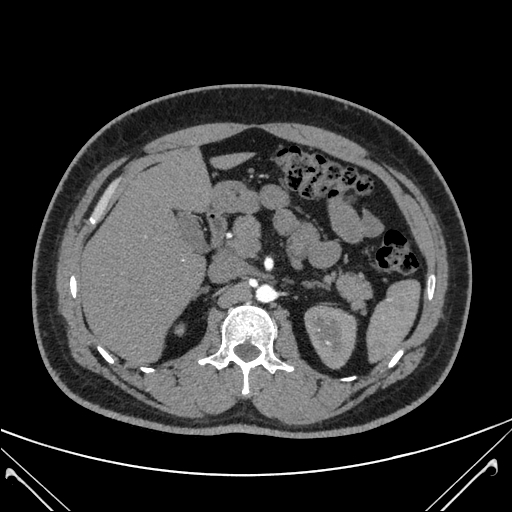
#> input picture image/CTscan.jpg, 512 x 512 px, found by its file name
$ jupyter execute '실습과제_04 (1).ipynb'   (older library calls are emulated)
#> lines starting #> are read from the running program, lines starting #| are printed output that depends on the picture; after the words box and inside, x2 and y2 are one past the last pixel; in counts of white or black regions, pixels touching at a corner belong together
## https://colab.research.google.com/drive/1iYuRIbOiQte8kGbKm2oqnK2mgCTW08FM?usp=drive_link

[cell 1]
import cv2
from google.colab.patches import cv2_imshow

import numpy as np
import matplotlib.pyplot as plt

def nonmax_suppression(sobel, direct):      #비 최대치 억제 함수
    rows, cols = sobel.shape[:2]
    dst = np.zeros((rows, cols), np.float32)
    for i in range(1, rows - 1):
        for j in range(1, cols - 1):      # 행렬 처리를 통해 이웃 화소 가져오기
            values = sobel[i-1:i+2, j-1:j+2].flatten()
            first = [3, 0, 1, 2]
            id = first[direct[i, j]]
            v1, v2 = values[id], values[8-id]
            dst[i, j] = sobel[i, j] if (v1 < sobel[i , j] > v2) else 0

    return dst

def trace(max_sobel, i, j, low, pos_ck, canny):
    h, w = max_sobel.shape
    if (0 <= i < h and 0 <= j < w) == False: return  # 추적 화소 범위 확인
    if pos_ck[i, j] == 0 and max_sobel[i, j] > low:
        pos_ck[i, j] = 255
        canny[i, j] = 255

        trace(max_sobel, i - 1, j - 1, low, pos_ck, canny)        # 추적 함수 재귀 호출 - 8방향 추적
        trace(max_sobel, i    , j - 1, low, pos_ck, canny)
        trace(max_sobel, i + 1, j - 1, low, pos_ck, canny)
        trace(max_sobel, i - 1, j    , low, pos_ck, canny)
        trace(max_sobel, i + 1, j    , low, pos_ck, canny)
        trace(max_sobel, i - 1, j + 1, low, pos_ck, canny)
        trace(max_sobel, i    , j + 1, low, pos_ck, canny)
        trace(max_sobel, i + 1, j + 1, low, pos_ck, canny)

def hysteresis_th(max_sobel, low, high):                # 이력 임계값 수행
    pos_ck = np.zeros(image.shape[:2], np.uint8)
    canny = np.zeros(image.shape[:2], np.uint8)

    rows, cols = max_sobel.shape[:2]
    for i in range(1, rows - 1):  # 에지 영상 순회
        for j in range(1, cols - 1):
            if max_sobel[i, j] > high:  trace(max_sobel, i, j, low, pos_ck, canny)  # 추적 시작

    return canny

[cell 2]
image = cv2.imread('/content/drive/MyDrive/패턴인식/PR201910769/images/car02.jpg', cv2.IMREAD_GRAYSCALE)

[cell 3]
image = cv2.imread('/content/drive/MyDrive/패턴인식/PR201910769/images/CTscan.jpg', cv2.IMREAD_GRAYSCALE)
#> image is the input picture: shape (512, 512); min 0, max 255, mean 49.8

# 블러링 통한 노이즈 제거
gaus_img = cv2.GaussianBlur(image, (5, 5), 0.3)

# 화소 기울기의 강도와 방향 검출
Gx = cv2.Sobel(np.float32(gaus_img), cv2.CV_32F, 1, 0, 3)  # x방향 마스크
Gy = cv2.Sobel(np.float32(gaus_img), cv2.CV_32F, 0, 1, 3)  # y방향 마스크
## 강도
sobel = np.fabs(Gx) + np.fabs(Gy)  # 두 행렬 절댓값 덧셈
## 방향
directs = cv2.phase(Gx, Gy) / (np.pi / 4)
directs = directs.astype(int) % 4

# 비최대치 억제
max_sobel = nonmax_suppression(sobel, directs)   # 비최대치 억제

# 이력 임계처리
canny = hysteresis_th(max_sobel, 100, 150)          # 이력 임계값
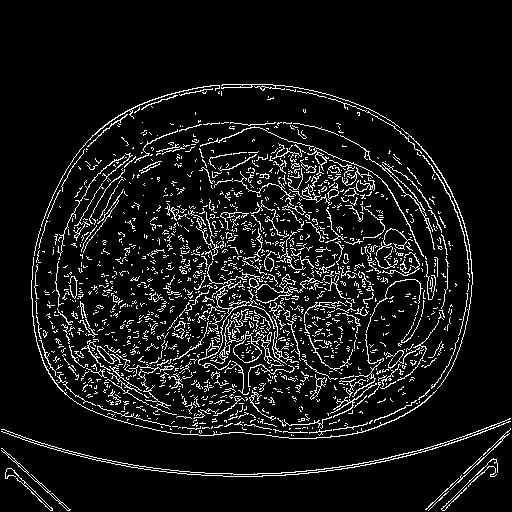
#> canny: shape (512, 512); 8.4% white in thin lines or dots, all inside (x1, y1, x2, y2) = (1, 84, 511, 511)

cv2_imshow(image)
cv2_imshow(canny)

[cell 4]
image = cv2.imread('/content/drive/MyDrive/패턴인식/PR201910769/images/fingerprint01.bmp', cv2.IMREAD_GRAYSCALE)
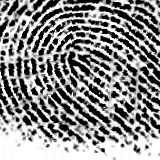
#> input picture image/fingerprint01.bmp, 160 x 160 px, found by its file name
#> image is the input picture: shape (160, 160); min 0, max 255, mean 138.3

# 블러링 통한 노이즈 제거
gaus_img = cv2.GaussianBlur(image, (5, 5), 0.3)
#> gaus_img: shape (160, 160)

# 화소 기울기의 강도와 방향 검출
Gx = cv2.Sobel(np.float32(gaus_img), cv2.CV_32F, 1, 0, 3)  # x방향 마스크
#> Gx: shape (160, 160) float32
Gy = cv2.Sobel(np.float32(gaus_img), cv2.CV_32F, 0, 1, 3)  # y방향 마스크
#> Gy: shape (160, 160) float32
## 강도
sobel = np.fabs(Gx) + np.fabs(Gy)  # 두 행렬 절댓값 덧셈
#> sobel: shape (160, 160) float32
## 방향
directs = cv2.phase(Gx, Gy) / (np.pi / 4)
#> directs: shape (160, 160) float32
directs = directs.astype(int) % 4

# 비최대치 억제
max_sobel = nonmax_suppression(sobel, directs)   # 비최대치 억제
#> after the loop in nonmax_suppression (call 2), `for i in range(1, rows - 1):`:
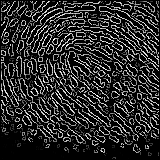
#> dst: shape (160, 160) float32; min 0, max 1524, mean 268.7; drawn with min black and max white

# 이력 임계처리
canny = hysteresis_th(max_sobel, 100, 150)          # 이력 임계값
#> canny: shape (160, 160); 27.1% white in thin lines or dots

cv2_imshow(image)
cv2_imshow(canny)

[cell 5]
image = cv2.imread('/content/drive/MyDrive/패턴인식/PR201910769/images/fingerprint02.bmp', cv2.IMREAD_GRAYSCALE)
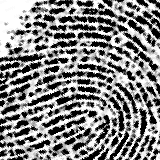
#> input picture image/fingerprint02.bmp, 160 x 160 px, found by its file name
#> image is the input picture: shape (160, 160); min 0, max 255, mean 133.6

# 블러링 통한 노이즈 제거
gaus_img = cv2.GaussianBlur(image, (5, 5), 0.3)

# 화소 기울기의 강도와 방향 검출
Gx = cv2.Sobel(np.float32(gaus_img), cv2.CV_32F, 1, 0, 3)  # x방향 마스크
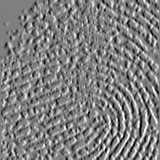
#> Gx: shape (160, 160) float32; min -1016, max 1016, mean -0.3; drawn with min black and max white
Gy = cv2.Sobel(np.float32(gaus_img), cv2.CV_32F, 0, 1, 3)  # y방향 마스크
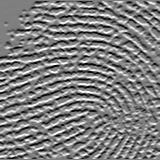
#> Gy: shape (160, 160) float32; min -1016, max 1016, mean -1.5; drawn with min black and max white
## 강도
sobel = np.fabs(Gx) + np.fabs(Gy)  # 두 행렬 절댓값 덧셈
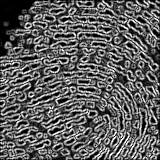
#> sobel: shape (160, 160) float32; min 0, max 1522, mean 569; drawn with min black and max white
## 방향
directs = cv2.phase(Gx, Gy) / (np.pi / 4)
directs = directs.astype(int) % 4
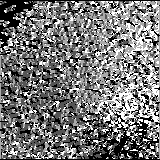
#> directs: shape (160, 160) int64; min 0, max 3, mean 1.4; drawn with min black and max white

# 비최대치 억제
max_sobel = nonmax_suppression(sobel, directs)   # 비최대치 억제
#> after the loop in nonmax_suppression (call 3), `for i in range(1, rows - 1):`:
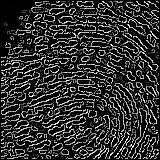
#> dst: shape (160, 160) float32; min 0, max 1522, mean 283.2; drawn with min black and max white

# 이력 임계처리
canny = hysteresis_th(max_sobel, 100, 150)          # 이력 임계값
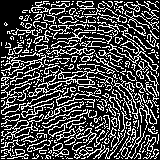
#> canny: shape (160, 160); 28.7% white in thin lines or dots

cv2_imshow(image)
cv2_imshow(canny)
